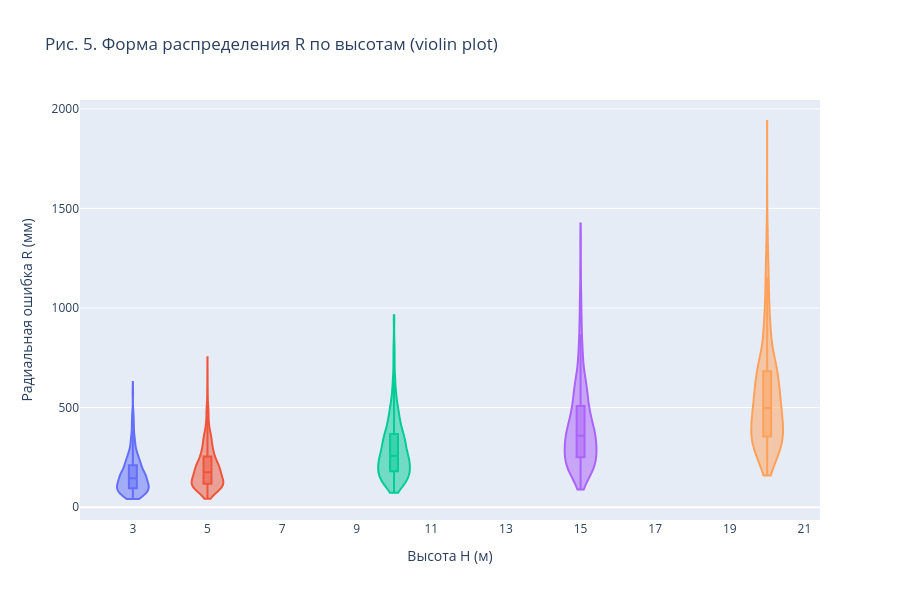

This figure's notebook cell:
### Code cell
fig = px.violin(
    df, x="H", y="R", color="H_cat", box=True, points=False,
    title="Рис. 5. Форма распределения R по высотам (violin plot)",
    labels={"H": "Высота H (м)", "R": "Радиальная ошибка R (мм)", "H_cat": "Высота"},
    category_orders={"H_cat": H_CAT_ORDER},
)
fig.update_traces(width=0.85, spanmode="hard")
fig.update_layout(showlegend=False, height=600, width=900, violingap=0.15)
fig.show()

### Figure 1 — Plotly figure (JSON) as saved in the notebook; plotly's stock layout.template omitted (floating-point values rounded to 4 significant figures; data arrays with more than 128 entries replaced by an {"elided": "..."} marker saying what was removed)
{"data": [{"alignmentgroup": "True", "box": {"visible": true}, "hovertemplate": "Высота=3 м<br>Высота H (м)=%{x}<br>Радиальная ошибка R (мм)=%{y}<extra></extra>", "legendgroup": "3 м", "marker": {"color": "#636efa"}, "name": "3 м", "offsetgroup": "3 м", "orientation": "v", "points": false, "scalegroup": "True", "showlegend": true, "spanmode": "hard", "type": "violin", "width": 0.85, "x": {"elided": "900 int values"}, "x0": " ", "xaxis": "x", "y": {"elided": "900 float values"}, "y0": " ", "yaxis": "y"}, {"alignmentgroup": "True", "box": {"visible": true}, "hovertemplate": "Высота=5 м<br>Высота H (м)=%{x}<br>Радиальная ошибка R (мм)=%{y}<extra></extra>", "legendgroup": "5 м", "marker": {"color": "#EF553B"}, "name": "5 м", "offsetgroup": "5 м", "orientation": "v", "points": false, "scalegroup": "True", "showlegend": true, "spanmode": "hard", "type": "violin", "width": 0.85, "x": {"elided": "900 int values"}, "x0": " ", "xaxis": "x", "y": {"elided": "900 float values"}, "y0": " ", "yaxis": "y"}, {"alignmentgroup": "True", "box": {"visible": true}, "hovertemplate": "Высота=10 м<br>Высота H (м)=%{x}<br>Радиальная ошибка R (мм)=%{y}<extra></extra>", "legendgroup": "10 м", "marker": {"color": "#00cc96"}, "name": "10 м", "offsetgroup": "10 м", "orientation": "v", "points": false, "scalegroup": "True", "showlegend": true, "spanmode": "hard", "type": "violin", "width": 0.85, "x": {"elided": "900 int values"}, "x0": " ", "xaxis": "x", "y": {"elided": "900 float values"}, "y0": " ", "yaxis": "y"}, {"alignmentgroup": "True", "box": {"visible": true}, "hovertemplate": "Высота=15 м<br>Высота H (м)=%{x}<br>Радиальная ошибка R (мм)=%{y}<extra></extra>", "legendgroup": "15 м", "marker": {"color": "#ab63fa"}, "name": "15 м", "offsetgroup": "15 м", "orientation": "v", "points": false, "scalegroup": "True", "showlegend": true, "spanmode": "hard", "type": "violin", "width": 0.85, "x": {"elided": "900 int values"}, "x0": " ", "xaxis": "x", "y": {"elided": "900 float values"}, "y0": " ", "yaxis": "y"}, {"alignmentgroup": "True", "box": {"visible": true}, "hovertemplate": "Высота=20 м<br>Высота H (м)=%{x}<br>Радиальная ошибка R (мм)=%{y}<extra></extra>", "legendgroup": "20 м", "marker": {"color": "#FFA15A"}, "name": "20 м", "offsetgroup": "20 м", "orientation": "v", "points": false, "scalegroup": "True", "showlegend": true, "spanmode": "hard", "type": "violin", "width": 0.85, "x": {"elided": "900 int values"}, "x0": " ", "xaxis": "x", "y": {"elided": "900 float values"}, "y0": " ", "yaxis": "y"}], "layout": {"height": 600, "legend": {"title": {"text": "Высота"}, "tracegroupgap": 0}, "showlegend": false, "title": {"text": "Рис. 5. Форма распределения R по высотам (violin plot)"}, "violingap": 0.15, "violinmode": "group", "width": 900, "xaxis": {"anchor": "y", "domain": [0, 1], "title": {"text": "Высота H (м)"}}, "yaxis": {"anchor": "x", "domain": [0, 1], "title": {"text": "Радиальная ошибка R (мм)"}}}}
